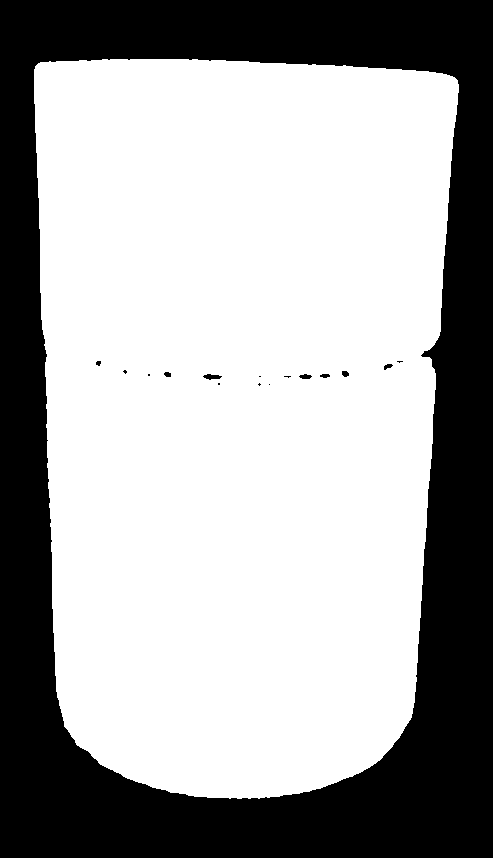
#> input picture scratch_debug/barakiani_raw_mask.png, 493 x 858 px
$ python scratch_test_silhouette_vector.py
#> lines starting #> are read from the running program, lines starting #| are printed output that depends on the picture; after the words box and inside, x2 and y2 are one past the last pixel; in counts of white or black regions, pixels touching at a corner belong together; long printed decimals are rounded
import cv2
import numpy as np
import os

mask = cv2.imread("scratch_debug/barakiani_raw_mask.png", cv2.IMREAD_GRAYSCALE)
#> mask: shape (858, 493); 65.3% white; 16 black regions (8 under 20 px), largest, box (x1, y1, x2, y2) and area: (0, 0, 493, 858) 146351, (203, 374, 222, 380) 71, (299, 374, 312, 379) 46
h, w = mask.shape[:2]
#> h = 858; w = 493

# 1. Clean to single largest component
binary = np.uint8(mask > 127)
num_labels, labels, stats, _ = cv2.connectedComponentsWithStats(binary, connectivity=8)
#> num_labels = 2; stats = [[0, 0, 493, 858, 146656], [34, 59, 425, 740, 276338]]
if num_labels > 2:
    largest_label = 1 + int(np.argmax(stats[1:, cv2.CC_STAT_AREA]))
    clean_mask = np.zeros_like(mask)
    clean_mask[labels == largest_label] = 255
    mask = clean_mask

y_indices, x_indices = np.where(mask > 127)
x_min, x_max = float(np.min(x_indices)), float(np.max(x_indices))
#> x_min = 34; x_max = 458
y_min, y_max = float(np.min(y_indices)), float(np.max(y_indices))
#> y_min = 59; y_max = 798

# 2. Extract Row-by-Row Left and Right Profile (Silhouette)
# For each row y where mask exists, get the leftmost pixel x_left(y) and rightmost pixel x_right(y)
valid_ys = np.unique(y_indices)
#> valid_ys = 740 values from 59 to 798
left_pts = []
right_pts = []

for y in valid_ys:
    col_xs = np.where(mask[y, :] > 127)[0]
    if len(col_xs) > 0:
        left_pts.append((float(col_xs[0]), float(y)))
        right_pts.append((float(col_xs[-1]), float(y)))
#> after the loop, left_pts = 740 pairs, first value 34 to 229, second value 59 to 798; right_pts = 740 pairs, first value 197 to 458, second value 59 to 798

left_pts = np.array(left_pts)   # [x_left, y]
right_pts = np.array(right_pts) # [x_right, y]

# 3. Fit Straight Lateral Generators x = m*y + c (using RANSAC / Theil-Sen to ignore any local bumps)
poly_left = np.polyfit(left_pts[:, 1], left_pts[:, 0], deg=1)   # x = m_l * y + c_l
#> poly_left = [0.0745, 20.11]
poly_right = np.polyfit(right_pts[:, 1], right_pts[:, 0], deg=1) # x = m_r * y + c_r
#> poly_right = [-0.0844, 461.1]

# Shift generators to strictly encompass the outermost silhouette (x_min and x_max)
min_left_dev = np.min(left_pts[:, 0] - np.polyval(poly_left, left_pts[:, 1]))
#> min_left_dev = -15.6
max_right_dev = np.max(right_pts[:, 0] - np.polyval(poly_right, right_pts[:, 1]))
#> max_right_dev = 12.36

poly_left[1] += min_left_dev
poly_right[1] += max_right_dev

# 4. Dense Column-wise Top and Bottom profile for robust curve fitting
xs = np.linspace(x_min, x_max, 100)
#> xs = 100 values from 34 to 458
top_samples = []
bot_samples = []

for x in xs:
    x_int = int(np.clip(round(x), 0, w - 1))
    col_ys = np.where(mask[:, x_int] > 127)[0]
    if len(col_ys) > 0:
        top_samples.append((x, float(np.min(col_ys))))
        bot_samples.append((x, float(np.max(col_ys))))
#> after the loop, bot_samples = 100 pairs, first value 34 to 458, second value 92 to 798; top_samples = 100 pairs, first value 34 to 458, second value 59 to 84

top_samples = np.array(top_samples)
bot_samples = np.array(bot_samples)

# Robust Top Curve (Reject upward nipples)
poly_top = np.polyfit(top_samples[:, 0], top_samples[:, 1], deg=2)
#> poly_top = [0.000188, -0.0605, 64.43]
for _ in range(4):
    fitted_y = np.polyval(poly_top, top_samples[:, 0])
    residuals = fitted_y - top_samples[:, 1]
    inliers = residuals <= np.median(residuals) + 3.0
    if np.sum(inliers) >= 10:
        poly_top = np.polyfit(top_samples[inliers, 0], top_samples[inliers, 0]**0 * top_samples[inliers, 1], deg=2)
        # quadratic fit
        poly_top = np.polyfit(top_samples[inliers, 0], top_samples[inliers, 1], deg=2)

# Robust Bottom Curve (Reject downward teeth)
poly_bot = np.polyfit(bot_samples[:, 0], bot_samples[:, 1], deg=2)
#> poly_bot = [-0.00991, 4.62, 323.9]
for _ in range(4):
    fitted_y = np.polyval(poly_bot, bot_samples[:, 0])
    residuals = bot_samples[:, 1] - fitted_y
    inliers = residuals <= np.median(residuals) + 3.0
    if np.sum(inliers) >= 10:
        poly_bot = np.polyfit(bot_samples[inliers, 0], bot_samples[inliers, 1], deg=2)
#> this loop made 4 passes
#> poly_bot on passes 1 to 4: [-0.0137, 6.57, 43.1], [-0.0146, 7.04, -21.76], [-0.015, 7.37, -68.39], [-0.0151, 7.41, -78.09]

# 5. Intersect Side Lines with Top/Bottom Curves to find the 4 EXACT Corners!
# Line: x = m*y + c  <=>  y = (x - c) / m  (or intersect directly)
# Let x_L = np.polyval(poly_left, y_mid)
x_L_top = np.polyval(poly_left, y_min)
#> x_L_top = 8.91
x_R_top = np.polyval(poly_right, y_min)
#> x_R_top = 468.5
x_L_bot = np.polyval(poly_left, y_max)
#> x_L_bot = 63.97
x_R_bot = np.polyval(poly_right, y_max)
#> x_R_bot = 406.1

# Intersect Top curve with Left Line:
P_TL = np.array([x_L_top, float(np.polyval(poly_top, x_L_top))])
#> P_TL = [8.91, 63.9]
P_TR = np.array([x_R_top, float(np.polyval(poly_top, x_R_top))])
#> P_TR = [468.5, 77.36]
P_BL = np.array([x_L_bot, float(np.polyval(poly_bot, x_L_bot))])
#> P_BL = [63.97, 334.4]
P_BR = np.array([x_R_bot, float(np.polyval(poly_bot, x_R_bot))])
#> P_BR = [406.1, 444.9]

print(f"Calculated 4 Physical Corners:")
print(f"  P_TL: {P_TL}")
#|   P_TL: [ 8.912 63.902]
print(f"  P_TR: {P_TR}")
#|   P_TR: [468.497  77.358]
print(f"  P_BL: {P_BL}")
#|   P_BL: [ 63.972 334.362]
print(f"  P_BR: {P_BR}")
#|   P_BR: [406.125 444.930]

# Generate Top and Bottom Curves between P_TL/P_TR and P_BL/P_BR
N_pts = 35
T_x = np.linspace(P_TL[0], P_TR[0], N_pts)
#> T_x = 35 values from 8.91 to 468.5
T_y = np.polyval(poly_top, T_x)
#> T_y = 35 values, max 77.36 at index 34, min 59.57 at index 11, mean 64.21
T_y[0], T_y[-1] = P_TL[1], P_TR[1]

B_x = np.linspace(P_BL[0], P_BR[0], N_pts)
#> B_x = 35 values from 63.97 to 406.1
B_y = np.polyval(poly_bot, B_x)
#> B_y = 35 values, max 832.7 at index 18, min 334.4 at index 0, mean 675.2
B_y[0], B_y[-1] = P_BL[1], P_BR[1]

# 6. Render Visual
vis = cv2.cvtColor(mask, cv2.COLOR_GRAY2BGR)
#> vis is the input picture: shape (858, 493, 3); 65.3% white; 16 black regions (8 under 20 px), largest, box (x1, y1, x2, y2) and area: (0, 0, 493, 858) 146351, (203, 374, 222, 380) 71, (299, 374, 312, 379) 46
green_layer = np.zeros_like(vis)
#> green_layer: shape (858, 493, 3); every value is 0
green_layer[mask > 127] = [40, 225, 60]
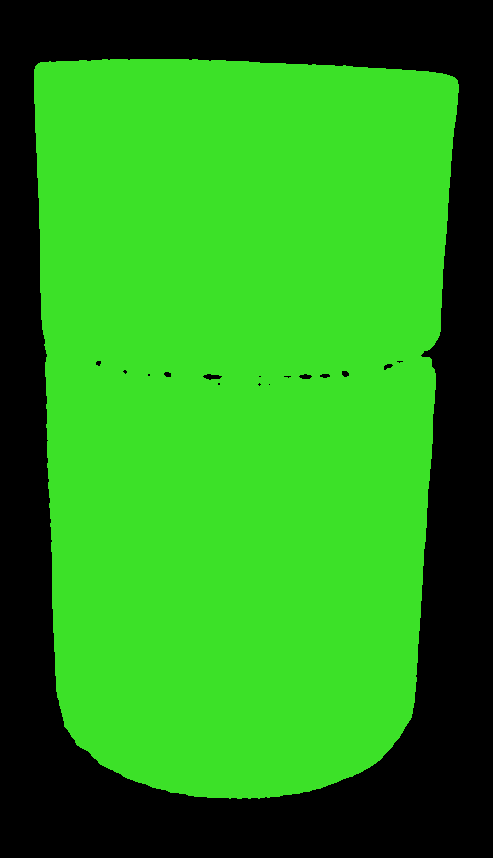
#> green_layer: shape (858, 493, 3); mean B, G, R 26.1, 147, 39.2
vis_overlay = cv2.addWeighted(vis, 0.55, green_layer, 0.45, 0)
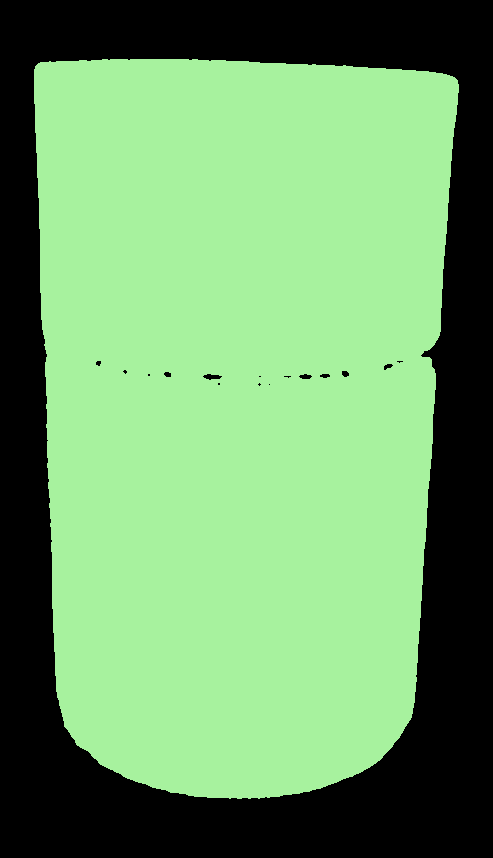
#> vis_overlay: shape (858, 493, 3); mean B, G, R 103.2, 158.1, 109.1

# Blue lateral lines STRICTLY along the outermost silhouette
cv2.line(vis_overlay, (int(P_TL[0]), int(P_TL[1])), (int(P_BL[0]), int(P_BL[1])), (255, 140, 0), 4, cv2.LINE_AA)
cv2.line(vis_overlay, (int(P_TR[0]), int(P_TR[1])), (int(P_BR[0]), int(P_BR[1])), (255, 140, 0), 4, cv2.LINE_AA)

# Green curves
cv2.polylines(vis_overlay, [np.column_stack((T_x, T_y)).astype(np.int32)], False, (0, 255, 0), 4, cv2.LINE_AA)
cv2.polylines(vis_overlay, [np.column_stack((B_x, B_y)).astype(np.int32)], False, (0, 255, 0), 4, cv2.LINE_AA)
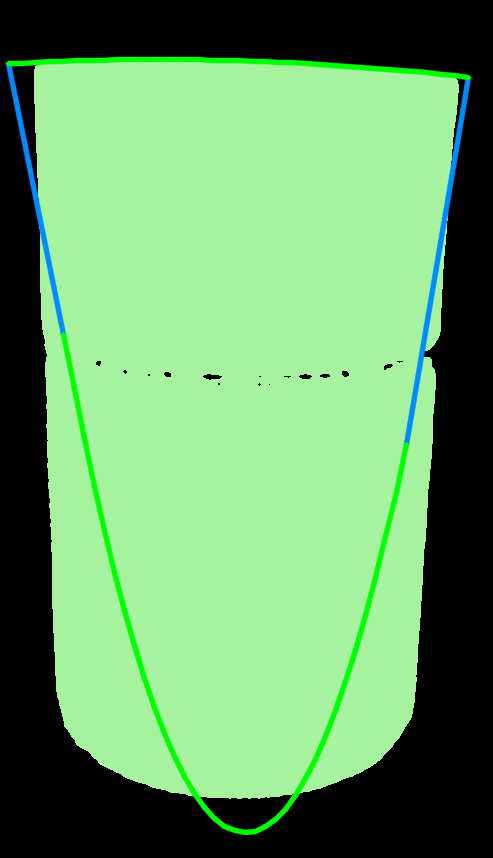
#> vis_overlay: shape (858, 493, 3); mean B, G, R 102.4, 159.5, 106

for pt in [P_TL, P_TR, P_BL, P_BR]:
    cv2.circle(vis_overlay, (int(pt[0]), int(pt[1])), 9, (255, 255, 255), -1, cv2.LINE_AA)
    cv2.circle(vis_overlay, (int(pt[0]), int(pt[1])), 7, (0, 255, 0), -1, cv2.LINE_AA)
#> this loop made 4 passes
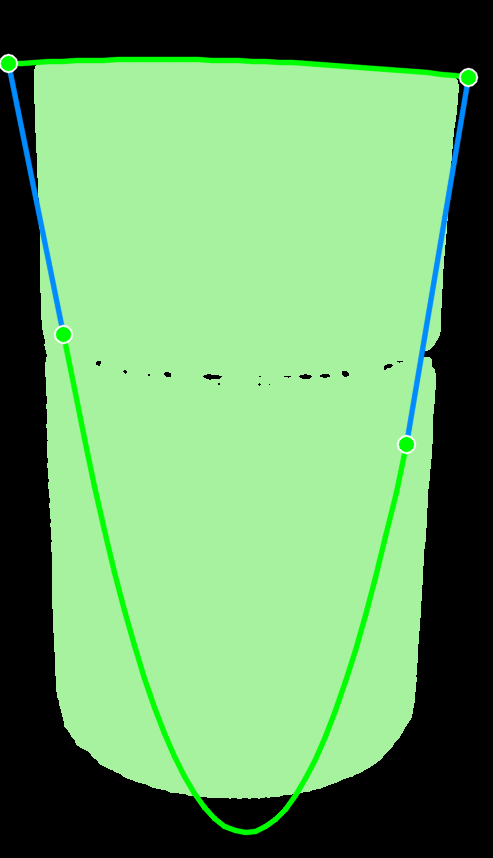
#> vis_overlay: shape (858, 493, 3); 0.27% of pixels changed, all inside (x1, y1, x2, y2) = (0, 53, 479, 455)

# Zoom in on bottom-left region to match user's screenshot
h_vis, w_vis = vis_overlay.shape[:2]
#> h_vis = 858; w_vis = 493
zoom_bl = vis_overlay[int(h_vis*0.5):, :int(w_vis*0.55)].copy()
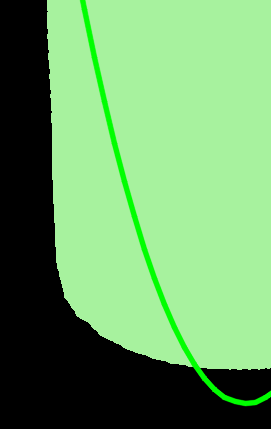
#> zoom_bl: shape (429, 271, 3); mean B, G, R 101.3, 160.8, 107.1

artifacts_dir = r"C:\Users\User\.gemini\antigravity-ide\brain\ca6cdc5d-a974-48ab-a177-476bfd71d71d"
cv2.imwrite(os.path.join(artifacts_dir, "barakiani_true_silhouette_vector.png"), vis_overlay)
cv2.imwrite(os.path.join(artifacts_dir, "barakiani_zoom_bottom_left.png"), zoom_bl)

print("Saved barakiani_true_silhouette_vector.png and zoom_bl!")
